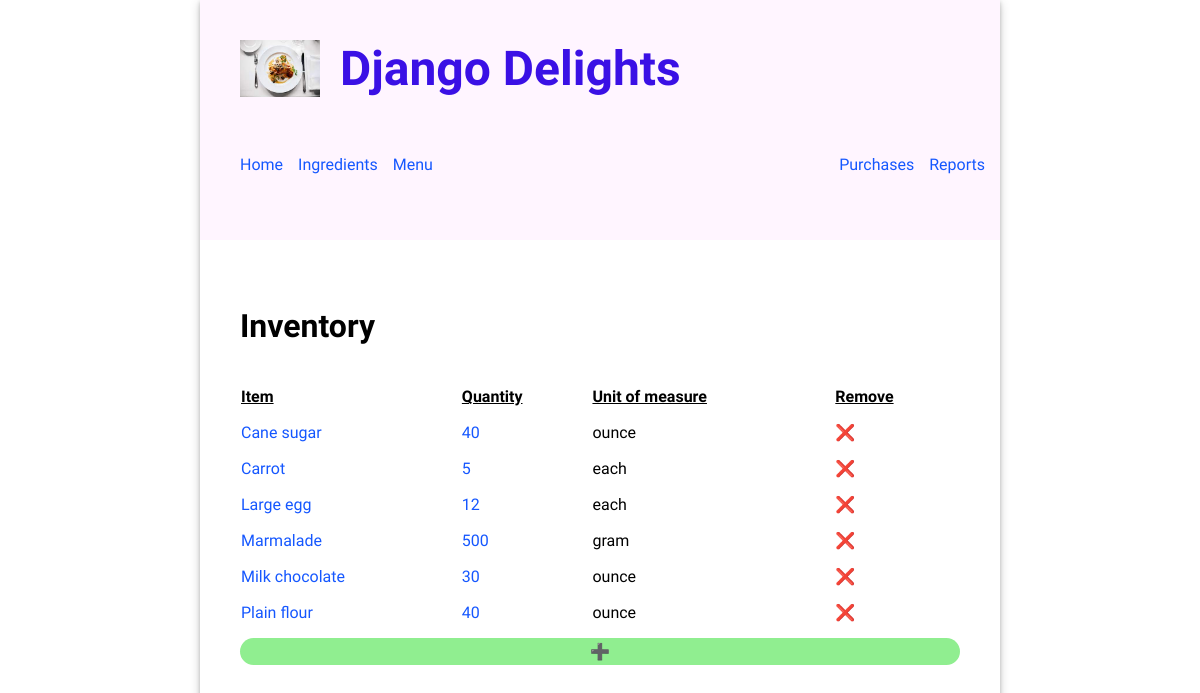
The page /ingredients/ on the database as committed earlier.
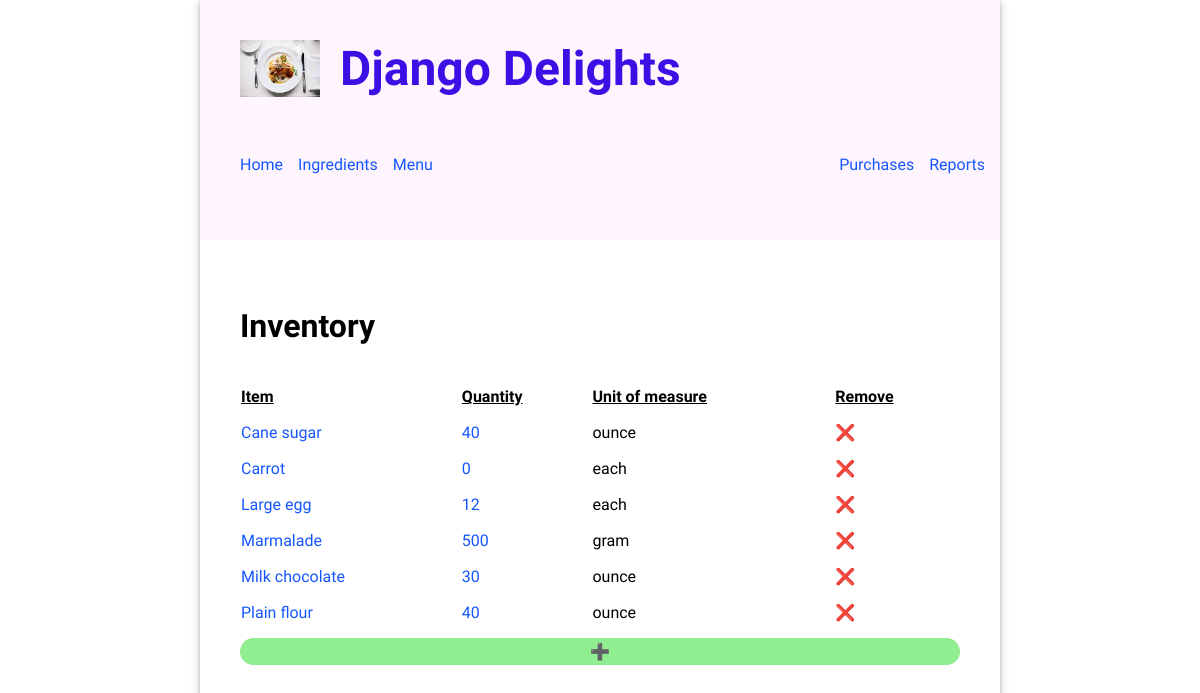
The same page on the database as committed later.
### inventory/models.py (models this page shows, shortened)
class Ingredient(models.Model):
    class Meta:
        ordering = ['name']
    name = models.CharField(unique=True, max_length=200)
    quantity = models.IntegerField(unique=False, blank=True)
    unit = models.CharField(unique=False, blank=True, max_length=10)
    unit_price = models.DecimalField(unique=False, blank=True, max_digits=6, decimal_places=3)
    kanban = models.BooleanField(default=False)
    threshold = models.IntegerField(unique=False, blank=True)
    re_order = models.IntegerField(unique=False, blank=True)

### inventory/views.py (the view)
# urls.py: path('ingredients/', views.IngredientView.as_view(), name='ingredients'),
class IngredientView(ListView):
  model = Ingredient
  template_name = 'inventory/ingredient.html'

### inventory/templates/inventory/ingredient.html (shortened to what this page needs)
{% extends 'base.html' %}
{% load static %}
{% block content %}
<div>
  <h2>Inventory</h2>
  <table>
    <thead>
      <tr>
        <th>Item</th>
        <th>Quantity</th>
        <th>Unit of measure</th>
        <th>Remove</th>
      </tr>
    </thead>
    <tbody>
      {% for item in object_list %}
          <tr>
            <td>
              <a href="{% url 'update_ingredients' item.id %}">{{ item.name }}<a>
            </td>
            <td>
              <a href="{% url 'update_stock' item.id %}">{{ item.quantity }}</a>
            </td>
            <td>
              {{ item.unit}}
            </td>
            <td>
              <a class="delete-button" href="{% url 'delete_ingredients' item.id %}">❌</a>
            </td>
          </tr>
      {% endfor %}
    </tbody>
  </table>
  <a class="add-button" href="{% url 'create_ingredients' %}">➕</a>
</div>
{% endblock %}

Rows that differ between the two databases and show on the page:
changed Ingredient "Carrot": quantity "5" → "0"
